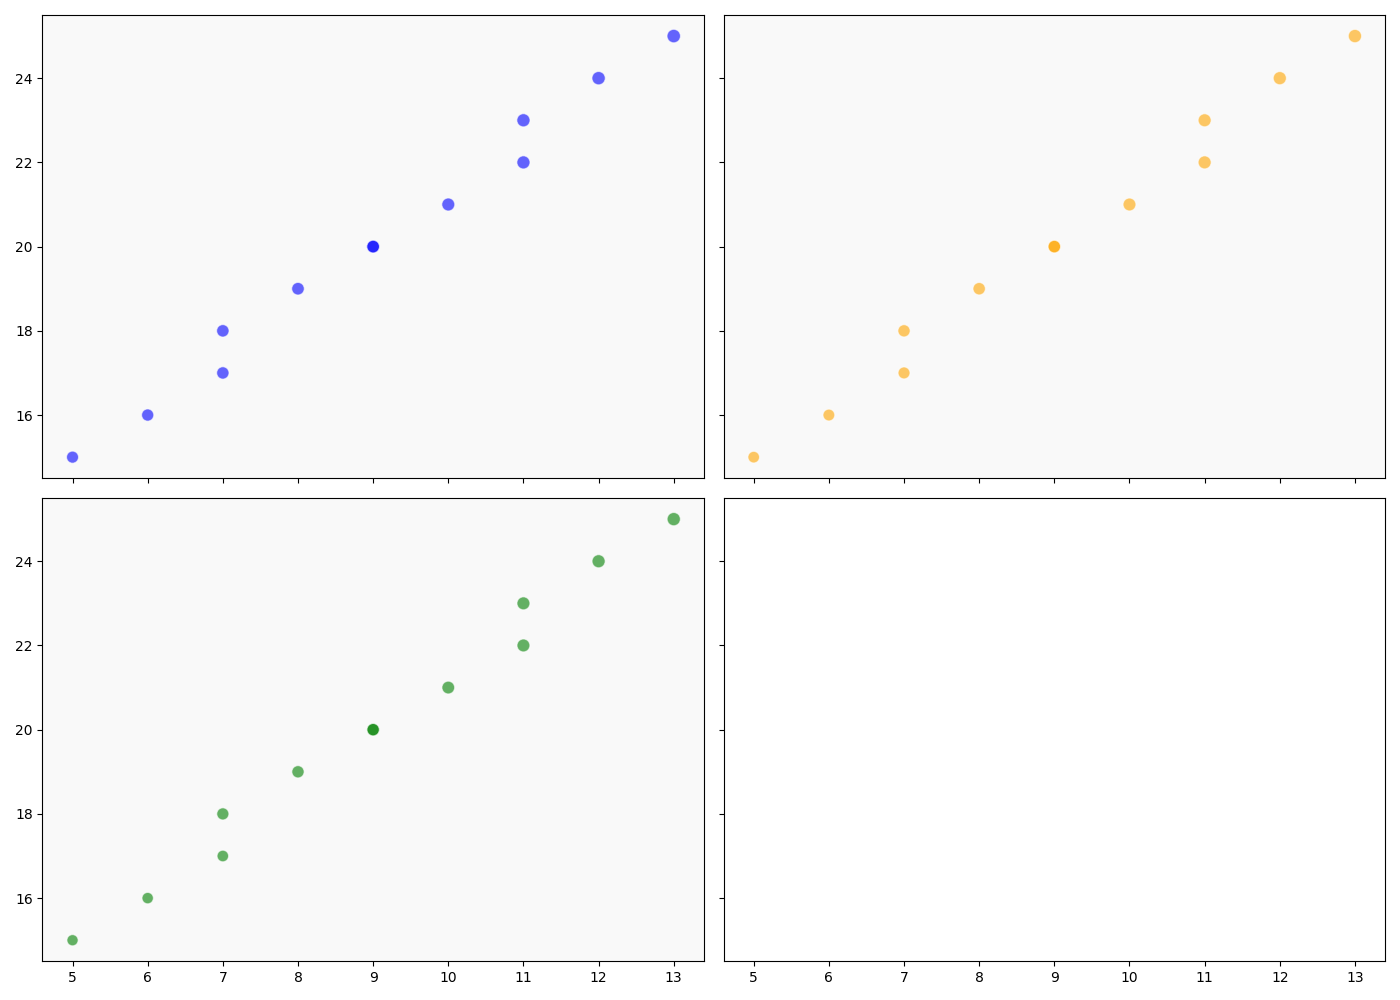

Recreate this plot in Python.
import matplotlib.pyplot as plt
import numpy as np

sunlight_hours = np.array([5, 7, 9, 11, 6, 8, 10, 12, 7, 9, 11, 13])
temperatures = np.array([15, 18, 20, 23, 16, 19, 21, 24, 17, 20, 22, 25])
efficiency_scores_A1 = np.array([75, 80, 85, 90, 77, 82, 87, 92, 79, 84, 89, 94])
efficiency_scores_A2 = np.array([70, 78, 84, 88, 72, 80, 86, 90, 74, 82, 88, 92])
efficiency_scores_A3 = np.array([65, 76, 82, 87, 67, 78, 84, 89, 69, 80, 86, 91])

efficiency_scores = {
    "A1": efficiency_scores_A1,
    "A2": efficiency_scores_A2,
    "A3": efficiency_scores_A3
}

colors = {
    "A1": 'blue',
    "A2": 'orange',
    "A3": 'green'
}

fig, axs = plt.subplots(2, 2, figsize=(14, 10), sharex=True, sharey=True)

axs = axs.flat[:3]  # Use only three of the axes for the remaining subplots

for ax, (algo, scores) in zip(axs, efficiency_scores.items()):
    ax.scatter(sunlight_hours, temperatures, s=scores, c=colors[algo], alpha=0.6, edgecolors='w', linewidth=0.8)
    ax.set_facecolor('#f9f9f9')

plt.tight_layout()
plt.show()
